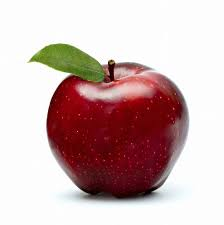
#> input picture Image Enhacement/index.jpeg, 224 x 225 px
$ jupyter execute image_enhance.ipynb
#> lines starting #> are read from the running program, lines starting #| are printed output that depends on the picture
[cell 1]
import cv2
import matplotlib.pyplot as plt
import numpy as np
import math
from matplotlib import pyplot as plt
#import necessary libraries

[cell 2]
img = cv2.imread('index.jpeg',0) # input image
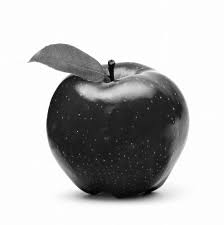
#> img: shape (225, 224); min 0, max 255, mean 189.5
plt.imshow(img,'gray') # plot image

[cell 3]
hist = np.zeros(256) # make a histogram
for i in range(img.shape[0]):
  for j in range(img.shape[1]):
    hist[img[i,j]]+= 1
plt.plot(hist) # plot a histogram
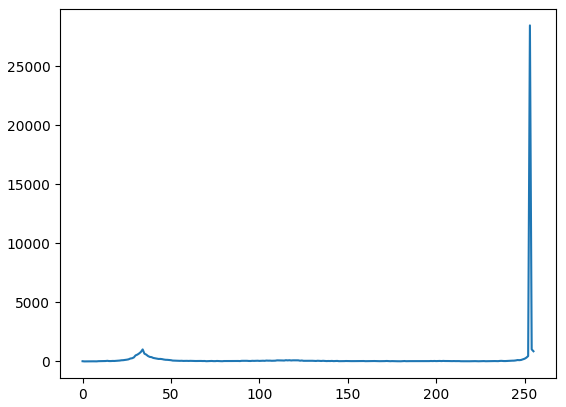
#> figure drawn by matplotlib, 1 panel; curve peaks at x = 253, y = 28464

[cell 4]
peak = hist.max() # get max (peak) value from histogram
#> peak = 28464
peak_intensity = np.argmax(hist)
#> peak_intensity = 253
m = peak/peak_intensity #slope = b/a
#> m = 112.5

[cell 5]
def perp_dist(m,p,q): # get the perpendicular distance
  return (m*p-q)/math.sqrt(m*m+1)

[cell 6]
max_dist = 0
threshold = 0 # calculate threshold
for i in range(peak_intensity):
  temp = perp_dist(m,i,hist[i])
  if(temp>max_dist):
    max_dist = temp
    threshold = i
#> after the loop, max_dist = 248.1; threshold = 251

threshold
#> Out = 251

[cell 7]
plt.axvline(x=threshold, color='r', linestyle='-') # plot threshold line
plt.plot(hist) # plot histogram
#> figure, not shown here; curve peaks at x = 253, y = 28464
